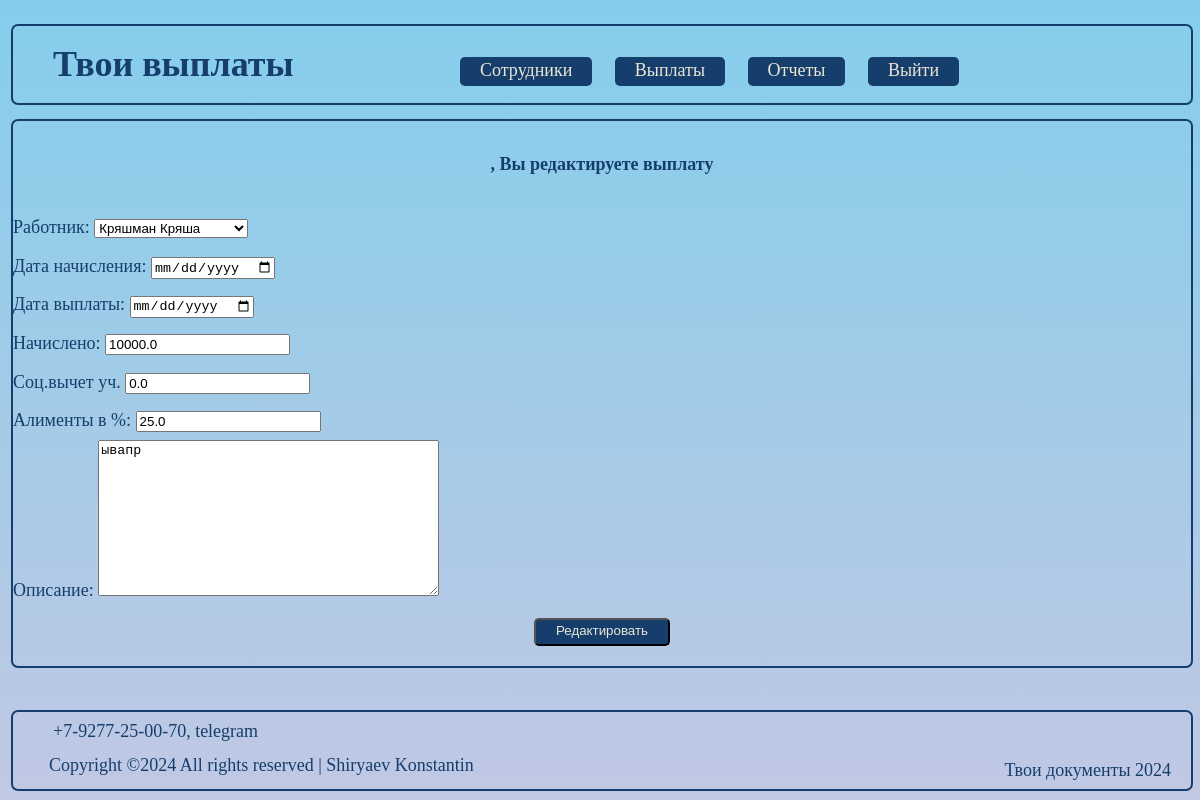
Page /charge_edit/3 on the earlier database version.
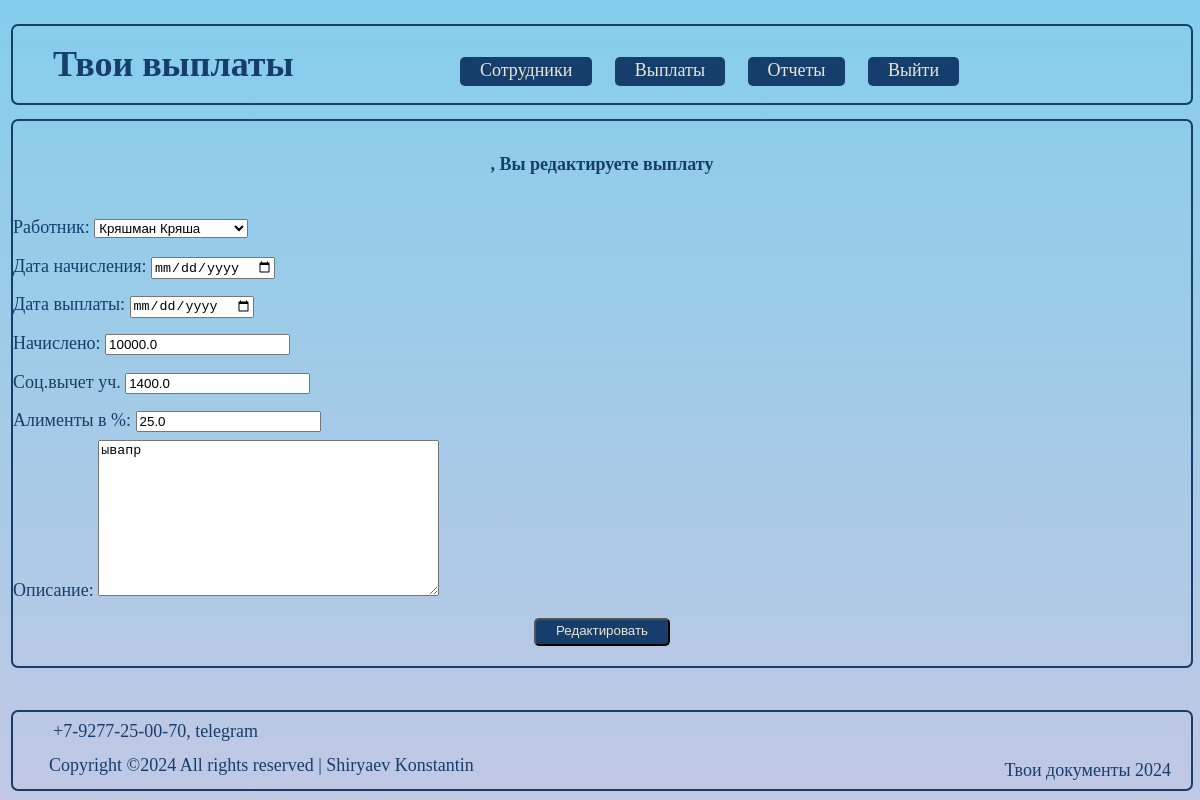
Same page on the later database version.
### taxes/models.py (models this page shows, shortened)
class Accruals_and_taxes(models.Model):
    worker = models.ForeignKey(Staff, on_delete=models.CASCADE, verbose_name='Работник')
    payment_date = models.DateField(verbose_name='Дата выплаты')
    reporting_date = models.DateField(verbose_name='Дата начисления', default=default_datetime, blank= True,null=True)
    accrued = models.FloatField(verbose_name='Начислено')
    social_ded = models.FloatField(default=0, verbose_name='Соц.вычет уч.')
    alimony = models.FloatField(default=0, verbose_name='Алименты в %')
    description = models.TextField(blank=True, verbose_name='Описание')
    class Meta:
        verbose_name = 'Начисления'
    class Meta:
        verbose_name = 'Выплата'
        verbose_name_plural = 'Выплаты'

### taxes/views.py (the view)
# urls.py: path('charge_edit/<int:pk>', ChargesUpdateView.as_view(), name='char_edit'),
class ChargesUpdateView(UpdateView):
    template_name = 'pay_charges/charges_edit.html'
    form_class = ChargesCreateForm
    def get_object(self, **kwargs):
        id = self.kwargs.get('pk')
        return Accruals_and_taxes.objects.get(pk=id)

### taxes/forms.py
class ChargesCreateForm(forms.ModelForm):
    class Meta:
        model = Accruals_and_taxes
        widgets = {
            'reporting_date': forms.DateInput(attrs={'type': 'date'}),
            'payment_date': forms.DateInput(attrs={'type': 'date'}),
            }
        fields =[
            'worker', 'reporting_date', 'payment_date',
                'accrued', 'social_ded', 'alimony', 'description']

### taxes/models.py (called while the page is built)
    def __str__(self):
        return f'{self.surname} {self.name}'

### taxes/templates/pay_charges/charges_edit.html (shortened to what this page needs)
{% extends 'flatpages/default.html' %}
{% block content %}
<h4 class="delete-doc"> {{ request.user.username }}, Вы редактируете выплату</h4>
<form class="edit-doc-doc" method="POST">
    <table class="table-edit"> {{ form }}</table>
    <div class="btn-wrapper">
        <input class="btn" type="submit" value="Редактировать">
    </div>
</form>
{% endblock content %}

Differences in the rows shown:
changed Accruals_and_taxes "Кряшман Кряша": social_ded "0.0" → "1400.0"
